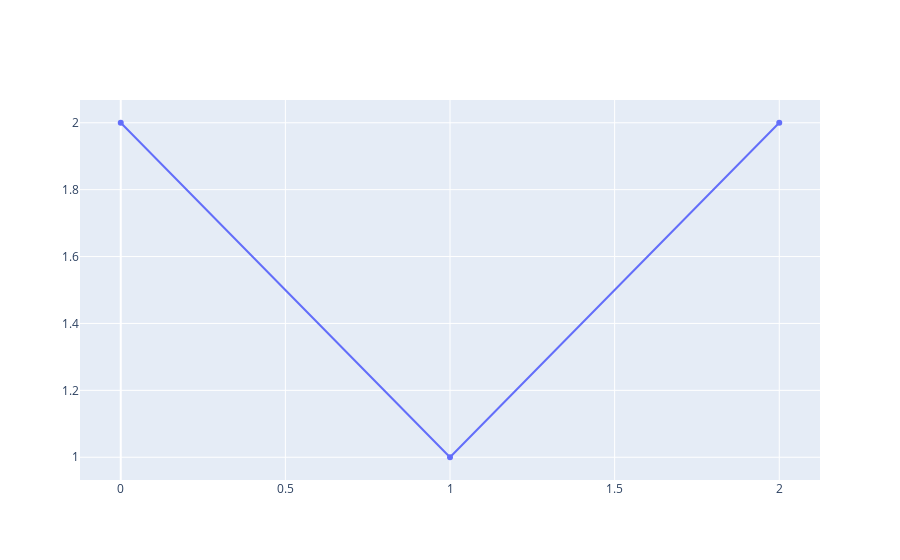

This figure's notebook cell:
### Code cell
# Dump the figure into our output.
iplot(figure)

### Figure 1 — Plotly figure (JSON) as saved in the notebook; plotly's stock layout.template omitted (floating-point values rounded to 4 significant figures)
{"data": [{"type": "scatter", "y": [2, 1, 2]}], "layout": {}}
